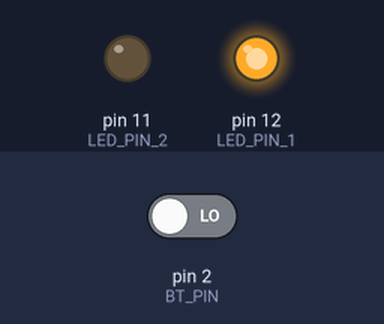
Simulated run of this sketch. Board: Arduino Uno, built with avr-gcc and run on an emulated ATmega328P. On the bench: output pins drawn as LEDs (lit = HIGH). The test bench sets the inputs (shaded band); at power-on: pin 2 (BT_PIN) LOW.

Above: at 1.2 s.
1.3 s: pin 2 (BT_PIN) driven HIGH
At 2.7 s:
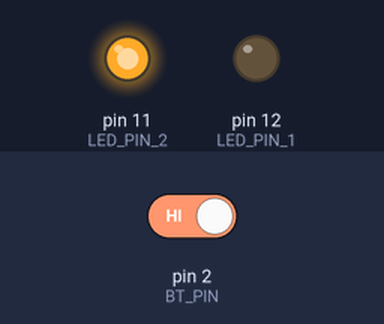
Timing chart, 0 to 4.3 s (numbered marks = the images above; inputs shaded):
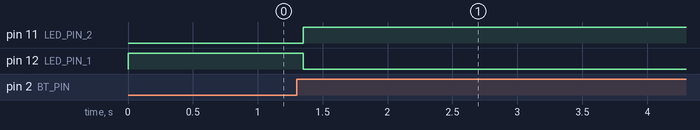

The sketch:

Week2_Pushbutton_2_leds.ino
```cpp
/**
* Tecnologias de Interface
* Universidade de Coimbra
* MSc in Design and Multimedia
*
* Week 2
* Control two led with the same pushbutton (with debouncing)
*
* @since:   16–02–2024
* @based:   https://www.arduino.cc/en/Tutorial/BuiltInExamples/Debounce
*/

const int BT_PIN = 2;       // pushbutton pin
const int LED_PIN_1 = 12;   // led pin
const int LED_PIN_2 = 11;   // led pin

int btState;             // variable for reading the pushbutton status
int ledState = HIGH;         // current state of the led
int previousLedState = LOW;  // previous state of the led

// time variables
long lastDebounceTime = 0;   // the last time the output pin was toggled
long debounceDelay = 50;  // the bounce time;


void setup() {
  // init pins
  pinMode(LED_PIN_1, OUTPUT);
  pinMode(LED_PIN_2, OUTPUT);
  pinMode(BT_PIN, INPUT);

  // set initial LED pins states
  digitalWrite(LED_PIN_1, ledState);
  digitalWrite(LED_PIN_1, !ledState);
}

void loop() {
  // read the state of pushbutton pin
  int reading = digitalRead(BT_PIN);

  // check to see if you just pressed the button
  // (i.e. the input went from LOW to HIGH), and you are waited
  // long enough since the last press to ignore any noise:.

  // If the switch changed, due to noise or pressing:
  if (reading != previousLedState) {
    // reset the debouncing timer
    lastDebounceTime = millis();
  }

  if ((millis() - lastDebounceTime) > debounceDelay) {
    // whatever the reading is at, it is been there for longer
    // than the debounce delay, so take it as the actual current state

    // if the button state has changed:
    if (reading != btState) {
      btState = reading;

      // only toggle the LED if the new button state is HIGH
      if (btState == HIGH) {
        ledState = !ledState;
      }
    }
  }

  // set LEDs using the state of the button
  // turn off and on the led by clicking
  digitalWrite(LED_PIN_1, ledState);
  digitalWrite(LED_PIN_2, !ledState);

  // turn on/off the led by push the bt
  // digitalWrite(LED_PIN_1, btState);
  // digitalWrite(LED_PIN_2, !btState);

  // save the reading.
  previousLedState = reading;
}
```

Measured:
- after the input at 1.3 s, pin 11 (LED_PIN_2): LOW → HIGH after 0.05 s; pin 12 (LED_PIN_1): HIGH → LOW after 0.05 s
